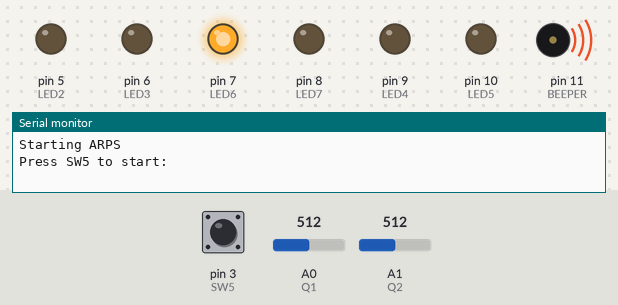
A sketch run on a simulated Arduino Uno, built with avr-gcc and run on an emulated ATmega328P. Shown: output pins drawn as LEDs (lit = HIGH), buzzer (waves = sounding), the last lines printed to the serial monitor. Inputs (shaded band) come from the test bench; at power-on: pin 3 (SW5) HIGH, A0 (Q1) = 512, A1 (Q2) = 512.

Above: at 0.04 s.
At 0.8 s:
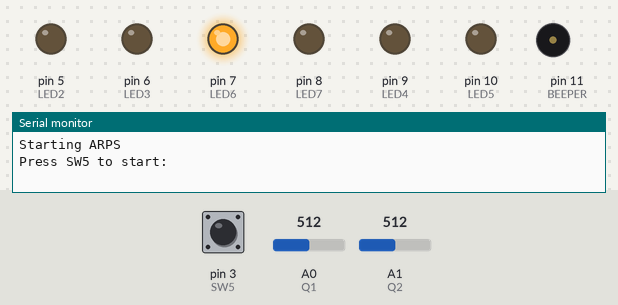
0.9 s: pin 3 (SW5) pulled LOW for 0.15 s
At 1.9 s:
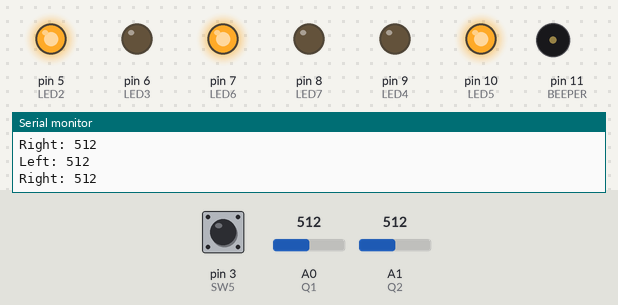
Timing chart, 0 to 3.9 s (numbered marks = the images above; inputs shaded):
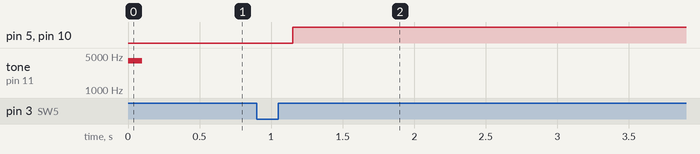

Measured:
- after the input at 0.9 s, pin 5 (LED2), pin 10 (LED5): LOW → HIGH after 0.25 s

The sketch:

ARPS-Line-Following-Robot-Starter.ino
```cpp
/*
Project:  Line Following Robot Starter
Activity: mirobo.tech/arps
Date:     February 5, 2024

Use this starter program template with the mirobo.tech ARPS circuit
and an Arduino UNO to create a simple line-following robot. Follow
the instructions in the program comments to test your motors and
floor sensors, and then complete your robot program!

See the https://mirobo.tech/arps webpage for additional ARPS
resources, programming activities, and starter programs.
*/

// Pre-defined Arduino UNO LED
// LED_BUILTIN (D13)    // On-board LED (shared with H2 and SONAR TRIG)

// ARPS Educational Starter I/O devices
const int SW2 = 0;      // Pushbuttons SW2 and SW3 are fully supported on
const int SW3 = 1;      // Arduino UNO R4 Minima and Arduino UNO R4 WiFi
const int SW4 = 2;      // Pushbuttons SW4 and SW5 work on all Arduino UNO
const int SW5 = 3;      // circuit boards

const int LED2 = 5;     // ARPS LEDs (shared with motor outputs)
const int LED3 = 6;
const int LED4 = 9;
const int LED5 = 10;

const int BEEPER = 11;  // ARPS Piezo beeper LS1

// ARPS optional analog input devices
const int Q1 = A0;      // Left floor/line sensor phototransistor
const int Q2 = A1;      // Right line sensor phototransistor
const int Q3 = A1;      // Right floor sensor phototransistor
const int ATEMP = A2;   // Analog temperature sensor U1
const int ADIV = A3;    // Analog voltage divider (R20/R21) tap
const int AH1 = A4;     // Analog input from header H1 (shared with D18)
const int AH4 = A5;     // Analog input from header H4 (shared with D19)

// ARPS motor output pin definitions (redefines same I/O pins as LEDs)
const int M1A = 5;      // Motor 1 - output A
const int M1B = 6;      // Motor 1 - output B
const int M2A = 9;      // Motor 2 - output A
const int M2B = 10;     // Motor 2 - output B

// ARPS optional special purpose I/O pins
const int IR = 4;       // IR demodulator
const int H1 = 18;      // Header H1
const int H2 = 13;      // Header H2 (shared with SONAR TRIG and onboardLED)
const int TRIG = 13;    // Ultrasonic SONAR distance sensor TRIG(ger) output
const int H3 = 12;      // Header H3 (shared with SONAR ECHO)
const int ECHO = 12;    // Ultrasonic SONAR distance sensor ECHO input
const int H4 = 19;      // Header H4
const int LED6 = 7;     // Left floor sensor module IR LED
const int LED7 = 8;     // Right floor sensor module IR LED

// Define program constants
const int dark = 400;   // Set dark threshold for line
const int light = 200;  // Set light threshold for floor

// Define program variables
int SW2State;           // Button state variables
int SW3State;
int SW4State;
int SW5State;
int lineLeft;           // Left line sensor (Q1) raw light level
int lineRight;          // Right line sensor (Q2) raw light level

// Setup code runs once to configure I/O pins before running main loop
void setup() {
  Serial.begin(9600);   // Start the serial port at 9600 bps for UNO R3
  // Serial.begin(115200); // Start the serial port at 115200 bps for UNO R4

  pinMode(SW2, INPUT_PULLUP);
  pinMode(SW3, INPUT_PULLUP);
  pinMode(SW4, INPUT_PULLUP);
  pinMode(SW5, INPUT_PULLUP);
  pinMode(LED2, OUTPUT); // LEDs and motors share the same pins
  pinMode(LED3, OUTPUT);
  pinMode(LED4, OUTPUT);
  pinMode(LED5, OUTPUT);
  pinMode(BEEPER, OUTPUT);
  pinMode(LED_BUILTIN, OUTPUT);
  pinMode(IR, INPUT);
  pinMode(LED6, OUTPUT);
  pinMode(LED7, OUTPUT);
  pinMode(Q1, INPUT);
  pinMode(Q2, INPUT);   // Q2 and Q3 share the same pin
  pinMode(H1, INPUT);   // Define unused header pins as input
  pinMode(TRIG, OUTPUT);// H2/SONAR TRIG output (if installed)
  pinMode(ECHO, INPUT); // H3/SONAR ECHO input (if installed)
  pinMode(H4, INPUT);	  // Define unused header pins as input
  pinMode(ATEMP, INPUT);
  pinMode(ADIV, INPUT);

  // Set robot outputs and make a beep
  stop();               // Call stop function to keep motors off
  Serial.println(F("Starting ARPS"));
  Serial.println(F("Press SW5 to start:"));

  digitalWrite(LED6,HIGH);// Turn the line sensor LED on
  tone(BEEPER,4000,100);  // Say hello!

  while(digitalRead(SW5) == HIGH);  // Wait for button SW5 to be pressed
}

// Main loop code repeats forever
void loop() {
  // Read both line sensors and store their values in variables
  lineLeft = analogRead(Q1);
  lineRight = analogRead(Q3);

  // View line sensor values in the Serial Monitor for testing.
  // Position your robot over the floor and line and use these
  // values to set the 'dark' and 'light' constants in the program.
  Serial.print("Left: ");
  Serial.println(lineLeft);
  Serial.print("Right: ");
  Serial.println(lineRight);
  Serial.println("");
  delay(250);           // Comment out the Serial.print() and delay()
  // statements after testing the light sensors to enable your robot
  // to quickly read the floor sensors and decide which way to go.

  // Compare the sensor values with the light and dark thresholds
  // to decide which way to go.
  if(lineLeft > dark && lineRight > dark) {
    goFwd();            // If both sensors see the line go forward
  }
  else if(lineLeft > dark && lineRight < light) {
    // Decide which way to go if the left sensor sees the line
  }
  else if(lineLeft < light && lineRight > dark) {
    // Decide which way to go if the right sensor sees the line
   }
  else {
    // Decide what to do if neither sensor sees the line
  }
}

/*
Sample motor functions. Create additional functions for every
direction that your robot needs to drive in. Can you come up with
eight different directions? Does your robot need to use all eight?
Creating all of the motor direction functions ahead of time will
let you easily adapt your robot for other tasks later.
*/

// Run motors in opposite directions to make the robot go forward.
// (Assumes both motors are wired to ARPS the same way.)
void goFwd(void) {
  digitalWrite(M1A, HIGH);      // Left motor rotates CCW
  digitalWrite(M1B, LOW);
  digitalWrite(M2A, LOW);       // Right motor rotates CW
  digitalWrite(M2B, HIGH);
}

// Stop both motors
void stop(void) {
  digitalWrite(M1A, LOW);     // Left motor
  digitalWrite(M1B, LOW);
  digitalWrite(M2A, LOW);     // Right motor
  digitalWrite(M2B, LOW);
}
```
